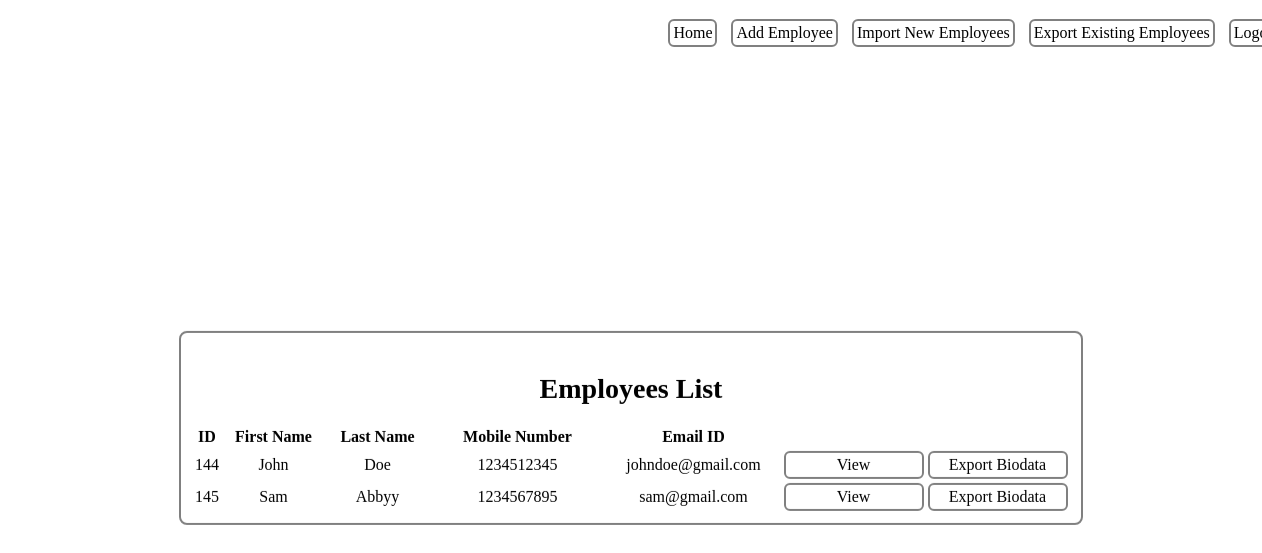
The app's page /viewemp.php, older data.
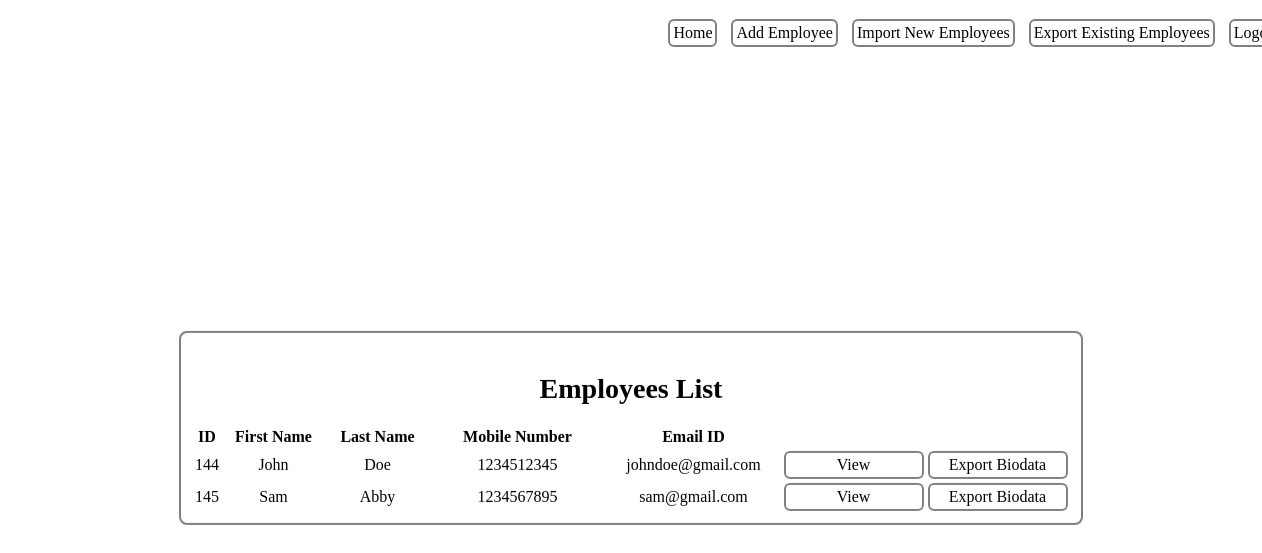
The same page, newer data.
### tables this page shows
CREATE TABLE `employees` (
  `id` int(100) NOT NULL,
  `fname` varchar(100) NOT NULL,
  `lname` varchar(100) NOT NULL,
  `gender` varchar(100) NOT NULL,
  `mobilenumber` bigint(10) NOT NULL,
  `emailid` varchar(100) NOT NULL,
  `password` varchar(100) NOT NULL,
  `dob` date NOT NULL,
  `addr` varchar(2000) NOT NULL,
  `role` varchar(100) NOT NULL,
  `sal` int(100) NOT NULL,
  `design` varchar(100) NOT NULL,
  `ut` varchar(100) NOT NULL
);

### viewemp.php (the view, shortened to what this page needs)
<?php
require("db.php");
$query="select id,fname,lname,mobilenumber,emailid from employees where ut='Employee'";
$result=mysqli_query($conn, $query);
$emps=mysqli_fetch_all($result,MYSQLI_ASSOC);
?>
<html>
<head>
    <link rel="stylesheet" type="text/css" media="screen" href="ahome.css">
</head>
    <body>
    <div>
    <a href="ahome.php"><input type="button" name="home" value="Home" class="home1"></a>
    <a href="addemp.php"><input type="button" name="addemp" value="Add Employee" class="home1"></a>
    <a href="import.php"><input type="button" name="importne" value="Import New Employees" class="home1"></a>
    <a href="export.php"><input type="button" name="eee" value="Export Existing Employees" class="home1"></a>
    <a href="index.php"><input type="button" name="logout" value="Logout" class="home1"></a>
    </div>
    <fieldset>
    <br>
    <h1>Employees List</h1>
    <table>
        <tr>
        <th class=id>ID</th>
        <th class=name>First Name</th>
        <th>Last Name</th>
        <th>Mobile Number</th>
        <th class=emailid>Email ID</th>
    </tr>
    <?php foreach($emps as $emp): ?>
        <form action=viewemp.php method=GET>
        <tr>
        <td class=id> <?php echo $emp['id']?> </td>
        <td class=name><?php echo $emp['fname']?></td>
        <td class=name><?php echo $emp['lname']?></td>
        <td class=emailid><?php echo $emp['mobilenumber']?></td>
        <td class=emailid><?php echo $emp['emailid']?></td>
        <td><a href="edetails.php?id=<?php echo $emp['id']?>"><input type=button class=sub name=view value=View></a></td>
        <td><a href="exportbio.php?id=<?php echo $emp['id']?>"><input type=button class=sub name=expdf value='Export Biodata'></a></td>
        </tr>
        </form>
        <?php endforeach;?>
    </table>
    </fieldset>
</body>
</html>

Row changes from the older to the newer data that the page shows:
changed employees "Sam": lname "Abbyy" → "Abby"
